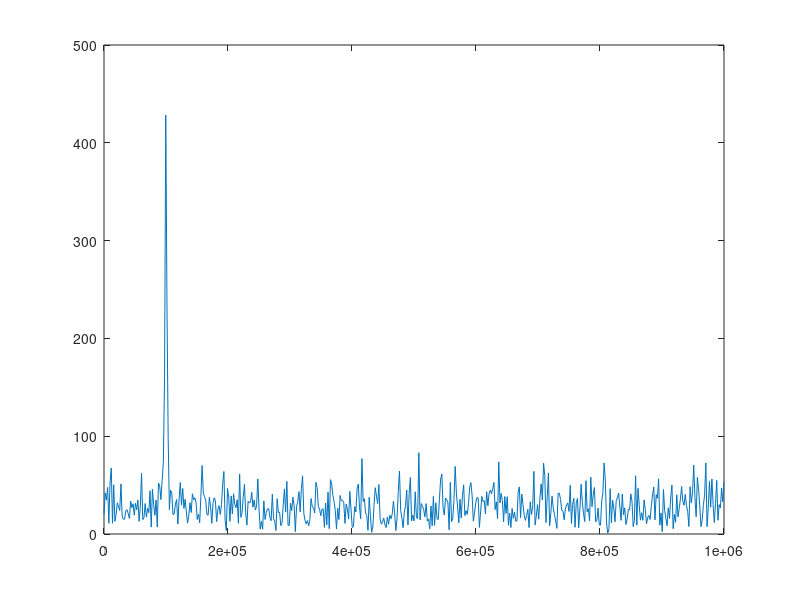

The MATLAB source for this figure:
A = 1;
phase = pi/8;
f0 = 10^5;
omega_0 = 2*pi*f0;
Fs = 10^6;
T = 1/Fs;

N = 513;
noise_var = 1;

signal = A*exp(1i*(omega_0*[1:N]*T + phase));
noise = normrnd(0, noise_var, 1, N) + 1i*normrnd(0, noise_var, 1, N);
x = signal + noise;

x_fft = fft(x);


[peak, pos] = max(abs(x_fft(2:end)));
freqs = [0:Fs/(N-1):Fs];
plot(freqs, abs(x_fft));
omega_0_est = freqs(pos);
fprintf('Estimated omega_0: %f', omega_0_est);

function snr = SNR(A, sigma)
    snr = A^2/(2*sigma^2);
end

function omega = var_freq(sigma, A, T, N) 
omega = 12*sigma^2 /(A^2 * T^2 * N * (N^2 - 1));
end
function phase = get_phase(sigma, n0, A, N) 
       P = make_P(N);
       Q = make_Q(N);
       phase = var_phase(sigma, n0, N, P, Q, A);
end
function phase = var_phase(sigma, n0, N, P, Q, A)
    phase = 12*sigma^2*(n0^2*N + 2*n0*P + Q)/(A^2*N^2*(N^2 - 1));
end
function P = make_P(N)
    P = N*(N-1)/2;
end
function Q = make_Q(N)
    Q = N*(N-1)*(2*N-1)/6;
end
function n0 = best_n0(N)
    n0 = make_no(make_P(N), N);
end
function n0 = make_n0(P, N)
    n0 = -P/N;
end